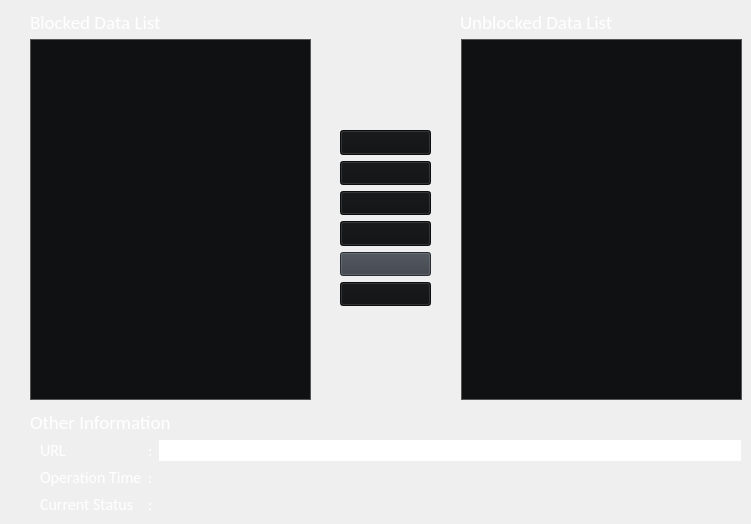
       <widget class="QWidget" name="blocked_data_page">
        <widget class="QListWidget" name="bd_blocked_list">
         <property name="geometry">
          <rect>
           <x>30</x>
           <y>39</y>
           <width>281</width>
           <height>361</height>
          </rect>
         </property>
         <property name="sizePolicy">
          <sizepolicy hsizetype="Preferred" vsizetype="Preferred">
           <horstretch>0</horstretch>
           <verstretch>0</verstretch>
          </sizepolicy>
         </property>
         <property name="font">
          <font>
           <pointsize>10</pointsize>
          </font>
         </property>
         <property name="styleSheet">
          <string notr="true">QListWidget {
                                outline: 0;
                                background-color: #101112; 
                                color: white; 
                                border: none; 
                                padding: 5px; 
                                border: 1px solid #555555;
                            }

                            QListWidget::item {
                                padding: 3px; 
                            }

                      

                            QListWidget::item:hover {
                                background-color: #DDDDDD;
                                color: #0f0f0f;
                            }

                            QScrollBar:vertical {
                                border: 1px solid #555555;
                                background: none;
                                width: 10px;
                                margin: 0px 0px 0px 0px;
                            }

                            QScrollBar::handle:vertical {
                                background: #393E46;
                                min-height: 30px;
                                max-height: 30px;
                                border-radius: 5px;
                            }

                            QScrollBar::add-line:vertical {
                                height: 0px;
                                subcontrol-position: bottom;
                                subcontrol-origin: margin;
                            }

                            QScrollBar::sub-line:vertical {
                                height: 0px;
                                subcontrol-position: top;
                                subcontrol-origin: margin;
                            }

                            QListWidget::viewport {
                                background: #101112;
                            }</string>
         </property>
         <property name="frameShape">
          <enum>QFrame::NoFrame</enum>
         </property>
         <property name="frameShadow">
          <enum>QFrame::Plain</enum>
         </property>
         <property name="lineWidth">
          <number>2</number>
         </property>
         <property name="horizontalScrollBarPolicy">
          <enum>Qt::ScrollBarAlwaysOff</enum>
         </property>
         <property name="verticalScrollMode">
          <enum>QAbstractItemView::ScrollPerPixel</enum>
         </property>
         <property name="horizontalScrollMode">
          <enum>QAbstractItemView::ScrollPerPixel</enum>
         </property>
         <property name="selectionRectVisible">
          <bool>true</bool>
         </property>
         <property name="sortingEnabled">
          <bool>true</bool>
         </property>
        </widget>
        <widget class="QLabel" name="bd_inf_title">
         <property name="geometry">
          <rect>
           <x>30</x>
           <y>410</y>
           <width>141</width>
           <height>24</height>
          </rect>
         </property>
         <property name="font">
          <font>
           <family>Calibri</family>
           <pointsize>14</pointsize>
           <bold>false</bold>
          </font>
         </property>
         <property name="styleSheet">
          <string notr="true">color:white;</string>
         </property>
         <property name="text">
          <string>Other Information</string>
         </property>
        </widget>
        <widget class="QWidget" name="gridLayoutWidget_3">
         <property name="geometry">
          <rect>
           <x>40</x>
           <y>440</y>
           <width>701</width>
           <height>75</height>
          </rect>
         </property>
         <layout class="QGridLayout" name="bd_left_glayout">
          <item row="1" column="2">
           <widget class="QLabel" name="bd_op_time_label">
            <property name="sizePolicy">
             <sizepolicy hsizetype="Expanding" vsizetype="Expanding">
              <horstretch>0</horstretch>
              <verstretch>0</verstretch>
             </sizepolicy>
            </property>
            <property name="font">
             <font>
              <family>Calibri</family>
              <pointsize>12</pointsize>
             </font>
            </property>
            <property name="styleSheet">
             <string notr="true">color:#777777;</string>
            </property>
            <property name="frameShape">
             <enum>QFrame::NoFrame</enum>
            </property>
            <property name="text">
             <string/>
            </property>
           </widget>
          </item>
          <item row="0" column="0">
           <widget class="QLabel" name="bd_url_title">
            <property name="font">
             <font>
              <family>Calibri</family>
              <pointsize>12</pointsize>
              <bold>false</bold>
             </font>
            </property>
            <property name="styleSheet">
             <string notr="true">color:white;</string>
            </property>
            <property name="text">
             <string>URL</string>
            </property>
           </widget>
          </item>
          <item row="2" column="1">
           <widget class="QLabel" name="bd_colon3">
            <property name="font">
             <font>
              <family>Calibri</family>
              <pointsize>12</pointsize>
             </font>
            </property>
            <property name="styleSheet">
             <string notr="true">color:white;</string>
            </property>
            <property name="text">
             <string>:</string>
            </property>
           </widget>
          </item>
          <item row="2" column="0">
           <widget class="QLabel" name="bd_current_stat_title">
            <property name="font">
             <font>
              <family>Calibri</family>
              <pointsize>12</pointsize>
              <bold>false</bold>
             </font>
            </property>
            <property name="styleSheet">
             <string notr="true">color:white;</string>
            </property>
            <property name="text">
             <string>Current Status</string>
            </property>
           </widget>
          </item>
          <item row="1" column="0">
           <widget class="QLabel" name="bd_op_time_title">
            <property name="font">
             <font>
              <family>Calibri</family>
              <pointsize>12</pointsize>
              <bold>false</bold>
             </font>
            </property>
            <property name="styleSheet">
             <string notr="true">color:white;</string>
            </property>
            <property name="text">
             <string>Operation Time</string>
            </property>
           </widget>
          </item>
          <item row="0" column="1">
           <widget class="QLabel" name="bd_colon1">
            <property name="font">
             <font>
              <family>Calibri</family>
              <pointsize>12</pointsize>
             </font>
            </property>
            <property name="styleSheet">
             <string notr="true">color:white;</string>
            </property>
            <property name="text">
             <string>:</string>
            </property>
           </widget>
          </item>
          <item row="1" column="1">
           <widget class="QLabel" name="bd_colon2">
            <property name="font">
             <font>
              <family>Calibri</family>
              <pointsize>12</pointsize>
             </font>
            </property>
            <property name="styleSheet">
             <string notr="true">color:white;</string>
            </property>
            <property name="text">
             <string>:</string>
            </property>
           </widget>
          </item>
          <item row="2" column="2">
           <widget class="QLabel" name="bd_current_stat_label">
            <property name="sizePolicy">
             <sizepolicy hsizetype="Expanding" vsizetype="Expanding">
              <horstretch>0</horstretch>
              <verstretch>0</verstretch>
             </sizepolicy>
            </property>
            <property name="font">
             <font>
              <family>Calibri</family>
              <pointsize>12</pointsize>
             </font>
            </property>
            <property name="styleSheet">
             <string notr="true">color:#777777;</string>
            </property>
            <property name="frameShape">
             <enum>QFrame::NoFrame</enum>
            </property>
            <property name="text">
             <string/>
            </property>
           </widget>
          </item>
          <item row="0" column="2">
           <widget class="QLineEdit" name="bd_url_label">
            <property name="font">
             <font>
              <family>Calibri</family>
              <pointsize>12</pointsize>
             </font>
            </property>
            <property name="styleSheet">
             <string notr="true">color:#777777;</string>
            </property>
            <property name="frame">
             <bool>false</bool>
            </property>
            <property name="readOnly">
             <bool>true</bool>
            </property>
           </widget>
          </item>
         </layout>
        </widget>
        <widget class="QLabel" name="bd_blocked_list_title">
         <property name="geometry">
          <rect>
           <x>30</x>
           <y>10</y>
           <width>131</width>
           <height>24</height>
          </rect>
         </property>
         <property name="font">
          <font>
           <family>Calibri</family>
           <pointsize>14</pointsize>
           <bold>false</bold>
          </font>
         </property>
         <property name="styleSheet">
          <string notr="true">color:white;</string>
         </property>
         <property name="text">
          <string>Blocked Data List</string>
         </property>
        </widget>
        <widget class="QLabel" name="bd_unblocked_list_title">
         <property name="geometry">
          <rect>
           <x>460</x>
           <y>10</y>
           <width>153</width>
           <height>24</height>
          </rect>
         </property>
         <property name="font">
          <font>
           <family>Calibri</family>
           <pointsize>14</pointsize>
           <bold>false</bold>
          </font>
         </property>
         <property name="styleSheet">
          <string notr="true">color:white;</string>
         </property>
         <property name="text">
          <string>Unblocked Data List</string>
         </property>
        </widget>
        <widget class="QWidget" name="verticalLayoutWidget_3">
         <property name="geometry">
          <rect>
           <x>340</x>
           <y>130</y>
           <width>91</width>
           <height>176</height>
          </rect>
         </property>
         <layout class="QVBoxLayout" name="bd_buttons_vlayout">
          <item>
           <widget class="QPushButton" name="bd_unblock_sel_data_button">
            <property name="enabled">
             <bool>false</bool>
            </property>
            <property name="font">
             <font>
              <family>Calibri</family>
              <pointsize>10</pointsize>
             </font>
            </property>
            <property name="styleSheet">
             <string notr="true">QPushButton{
	background-color:#393E46;
}
QPushButton:hover{
	background-color: #DDDDDD;
}
QPushButton:disabled { 
	background-color: #101112; 
}</string>
            </property>
            <property name="text">
             <string/>
            </property>
            <property name="icon">
             <iconset>
              <normaloff>../assets/single_right_logo1.png</normaloff>../assets/single_right_logo1.png</iconset>
            </property>
            <property name="flat">
             <bool>false</bool>
            </property>
           </widget>
          </item>
          <item>
           <widget class="QPushButton" name="bd_unblock_all_button">
            <property name="enabled">
             <bool>false</bool>
            </property>
            <property name="font">
             <font>
              <family>Calibri</family>
              <pointsize>10</pointsize>
             </font>
            </property>
            <property name="styleSheet">
             <string notr="true">QPushButton{
	background-color:#393E46;
}
QPushButton:hover{
	background-color: #DDDDDD;
}
QPushButton:disabled { 
	background-color: #101112; 
}</string>
            </property>
            <property name="text">
             <string/>
            </property>
            <property name="icon">
             <iconset>
              <normaloff>../assets/double_right_logo1.png</normaloff>../assets/double_right_logo1.png</iconset>
            </property>
            <property name="flat">
             <bool>false</bool>
            </property>
           </widget>
          </item>
          <item>
           <widget class="QPushButton" name="bd_block_sel_data_button">
            <property name="enabled">
             <bool>false</bool>
            </property>
            <property name="font">
             <font>
              <family>Calibri</family>
              <pointsize>10</pointsize>
             </font>
            </property>
            <property name="styleSheet">
             <string notr="true">QPushButton{
	background-color:#393E46;
}
QPushButton:hover{
	background-color: #DDDDDD;
}
QPushButton:disabled { 
	background-color: #101112; 
}</string>
            </property>
            <property name="text">
             <string/>
            </property>
            <property name="icon">
             <iconset>
              <normaloff>../assets/single_left_logo1.png</normaloff>../assets/single_left_logo1.png</iconset>
            </property>
            <property name="flat">
             <bool>false</bool>
            </property>
           </widget>
          </item>
          <item>
           <widget class="QPushButton" name="bd_block_all_button">
            <property name="enabled">
             <bool>false</bool>
            </property>
            <property name="font">
             <font>
              <family>Calibri</family>
              <pointsize>10</pointsize>
             </font>
            </property>
            <property name="styleSheet">
             <string notr="true">QPushButton{
	background-color:#393E46;
}
QPushButton:hover{
	background-color: #DDDDDD;
}
QPushButton:disabled { 
	background-color: #101112; 
}</string>
            </property>
            <property name="text">
             <string/>
            </property>
            <property name="icon">
             <iconset>
              <normaloff>../assets/double_left_logo1.png</normaloff>../assets/double_left_logo1.png</iconset>
            </property>
            <property name="flat">
             <bool>false</bool>
            </property>
           </widget>
          </item>
          <item>
           <widget class="QPushButton" name="bd_add_button">
            <property name="font">
             <font>
              <family>Calibri</family>
              <pointsize>10</pointsize>
             </font>
            </property>
            <property name="styleSheet">
             <string notr="true">QPushButton{
	background-color:#393E46;
}
QPushButton:hover{
	background-color: #DDDDDD;
}
QPushButton:disabled { 
	background-color: #101112; 
}</string>
            </property>
            <property name="text">
             <string/>
            </property>
            <property name="icon">
             <iconset>
              <normaloff>../assets/add_logo.png</normaloff>../assets/add_logo.png</iconset>
            </property>
            <property name="flat">
             <bool>false</bool>
            </property>
           </widget>
          </item>
          <item>
           <widget class="QPushButton" name="bd_delete_button">
            <property name="enabled">
             <bool>false</bool>
            </property>
            <property name="font">
             <font>
              <family>Calibri</family>
              <pointsize>10</pointsize>
             </font>
            </property>
            <property name="styleSheet">
             <string notr="true">QPushButton{
	background-color:#393E46;
}
QPushButton:hover{
	background-color: #DDDDDD;
}
QPushButton:disabled { 
	background-color: #101112; 
}</string>
            </property>
            <property name="text">
             <string/>
            </property>
            <property name="icon">
             <iconset>
              <normaloff>../assets/trash_logo.png</normaloff>../assets/trash_logo.png</iconset>
            </property>
            <property name="flat">
             <bool>false</bool>
            </property>
           </widget>
          </item>
         </layout>
        </widget>
        <widget class="QListWidget" name="bd_unblocked_list">
         <property name="geometry">
          <rect>
           <x>461</x>
           <y>39</y>
           <width>281</width>
           <height>361</height>
          </rect>
         </property>
         <property name="sizePolicy">
          <sizepolicy hsizetype="Preferred" vsizetype="Preferred">
           <horstretch>0</horstretch>
           <verstretch>0</verstretch>
          </sizepolicy>
         </property>
         <property name="font">
          <font>
           <pointsize>10</pointsize>
          </font>
         </property>
         <property name="styleSheet">
          <string notr="true">QListWidget {
                                outline: 0;
                                background-color: #101112; 
                                color: white; 
                                border: none; 
                                padding: 5px; 
                                border: 1px solid #555555;
                            }

                            QListWidget::item {
                                padding: 3px; 
                            }

                      

                            QListWidget::item:hover {
                                background-color: #DDDDDD;
                                color: #0f0f0f;
                            }

                            QScrollBar:vertical {
                                border: 1px solid #555555;
                                background: none;
                                width: 10px;
                                margin: 0px 0px 0px 0px;
                            }

                            QScrollBar::handle:vertical {
                                background: #393E46;
                                min-height: 30px;
                                max-height: 30px;
                                border-radius: 5px;
                            }

                            QScrollBar::add-line:vertical {
                                height: 0px;
                                subcontrol-position: bottom;
                                subcontrol-origin: margin;
                            }

                            QScrollBar::sub-line:vertical {
                                height: 0px;
                                subcontrol-position: top;
                                subcontrol-origin: margin;
                            }

                            QListWidget::viewport {
                                background: #101112;
                            }</string>
         </property>
         <property name="frameShape">
          <enum>QFrame::NoFrame</enum>
         </property>
         <property name="frameShadow">
          <enum>QFrame::Plain</enum>
         </property>
         <property name="lineWidth">
          <number>10</number>
         </property>
         <property name="horizontalScrollBarPolicy">
          <enum>Qt::ScrollBarAlwaysOff</enum>
         </property>
         <property name="verticalScrollMode">
          <enum>QAbstractItemView::ScrollPerPixel</enum>
         </property>
         <property name="horizontalScrollMode">
          <enum>QAbstractItemView::ScrollPerPixel</enum>
         </property>
         <property name="selectionRectVisible">
          <bool>true</bool>
         </property>
         <property name="sortingEnabled">
          <bool>true</bool>
         </property>
        </widget>
       </widget>
